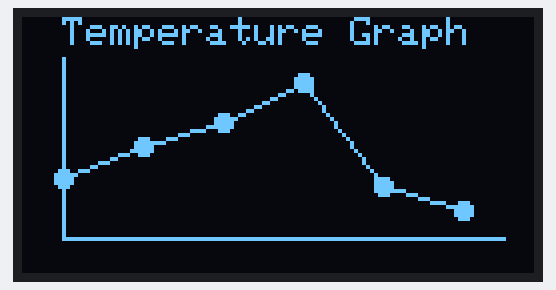
A sketch run on a simulated ESP32. On the bench: 128×64 one-colour display.

Above: at 0.1 s.

The sketch:

oled106.ino
```cpp
#include <Wire.h>
#include <Adafruit_GFX.h>
#include <Adafruit_SSD1306.h>

#define oled_sda 21
#define oled_scl 22

#define screen_width 128
#define screen_height 64

#define oled_address 0x3c
#define oled_reset -1

Adafruit_SSD1306 display (
  screen_width,
  screen_height,
  &Wire,
  oled_reset
);

int temp_data[6] = {
  25, 29, 32, 37, 24, 21
};

void draw_graph() {

  // draw axis
  display.drawLine(10, 10, 10, 55, SSD1306_WHITE);
  display.drawLine(10, 55, 120, 55, SSD1306_WHITE);

  for (int i = 0; i < 5; i++) {
    int x1 = 10 + (i * 20);
    int x2 = 10 + ((i + 1) * 20);

    int y1 = map(temp_data[i], 20, 40, 50, 10);
    int y2 = map(temp_data[i+1], 20, 40, 50, 10);
    // value, fromlow, fromhigh, tolow, tohigh

    display.drawLine(x1, y1, x2, y2, SSD1306_WHITE);
    display.fillCircle(x1, y1, 2, SSD1306_WHITE);
  }
  display.fillCircle(110, map(temp_data[5], 20, 40, 50, 10), 2, SSD1306_WHITE);
}

void setup() {
  // put your setup code here, to run once:
  Serial.begin(115200);
  Wire.begin(oled_sda, oled_scl);

  if (!display.begin(SSD1306_SWITCHCAPVCC, oled_address)) {
    Serial.println("OLED initialization failed!");
    while (true) delay(100);
  }

  display.clearDisplay();

  display.setTextSize(1);
  display.setTextColor(SSD1306_WHITE);
  display.setCursor(10, 0);
  display.println("Temperature Graph");

  draw_graph();

  display.display();

}

void loop() {
  // put your main code here, to run repeatedly:
  unsigned long current_time = millis();

}
```
